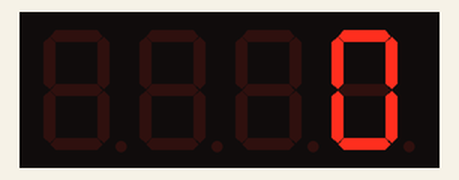
This sketch was run on a simulated Arduino Uno, built with avr-gcc and run on an emulated ATmega328P. Shown: 4-digit seven-segment display.

Above: at 0.15 s.
At 4.73 s:
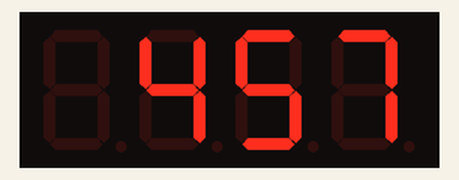
At 9.62 s:
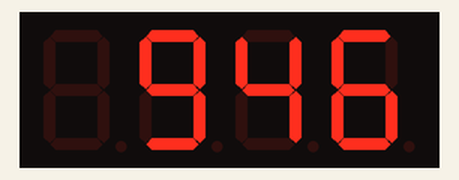
At 19.74 s:
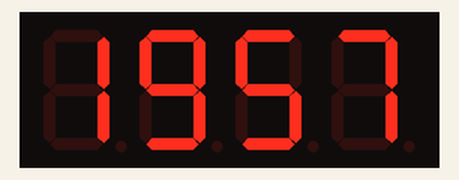
At 29.56 s:
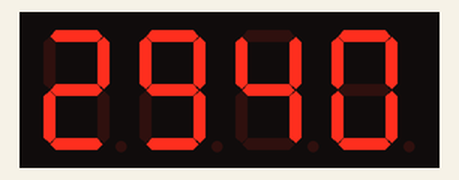
At 39.69 s:
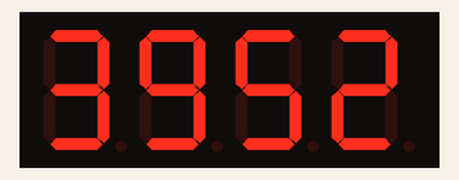

The sketch:

seven_seg_display.ino
```cpp
// seven_seg_display
// Arduino Uno or Leonardo

#include <Wire.h>
#include "Adafruit_LEDBackpack.h"
#include "Adafruit_GFX.h"

Adafruit_7segment disp = Adafruit_7segment();

void setup()
{
  Wire.begin();
  disp.begin(0x70);
}

void loop()
{
  disp.print(millis() / 10);
  disp.writeDisplay();
  delay(10);
}
```
